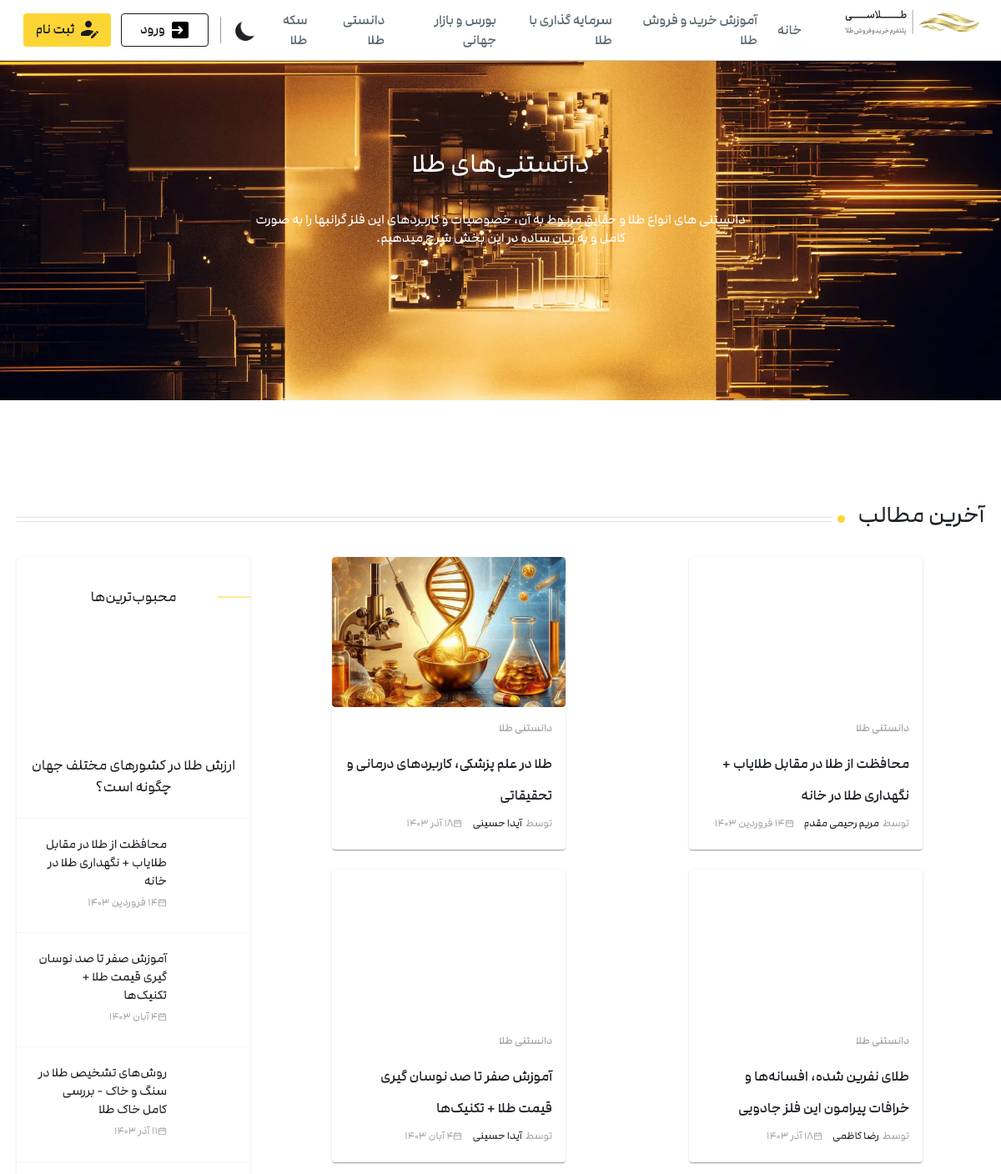
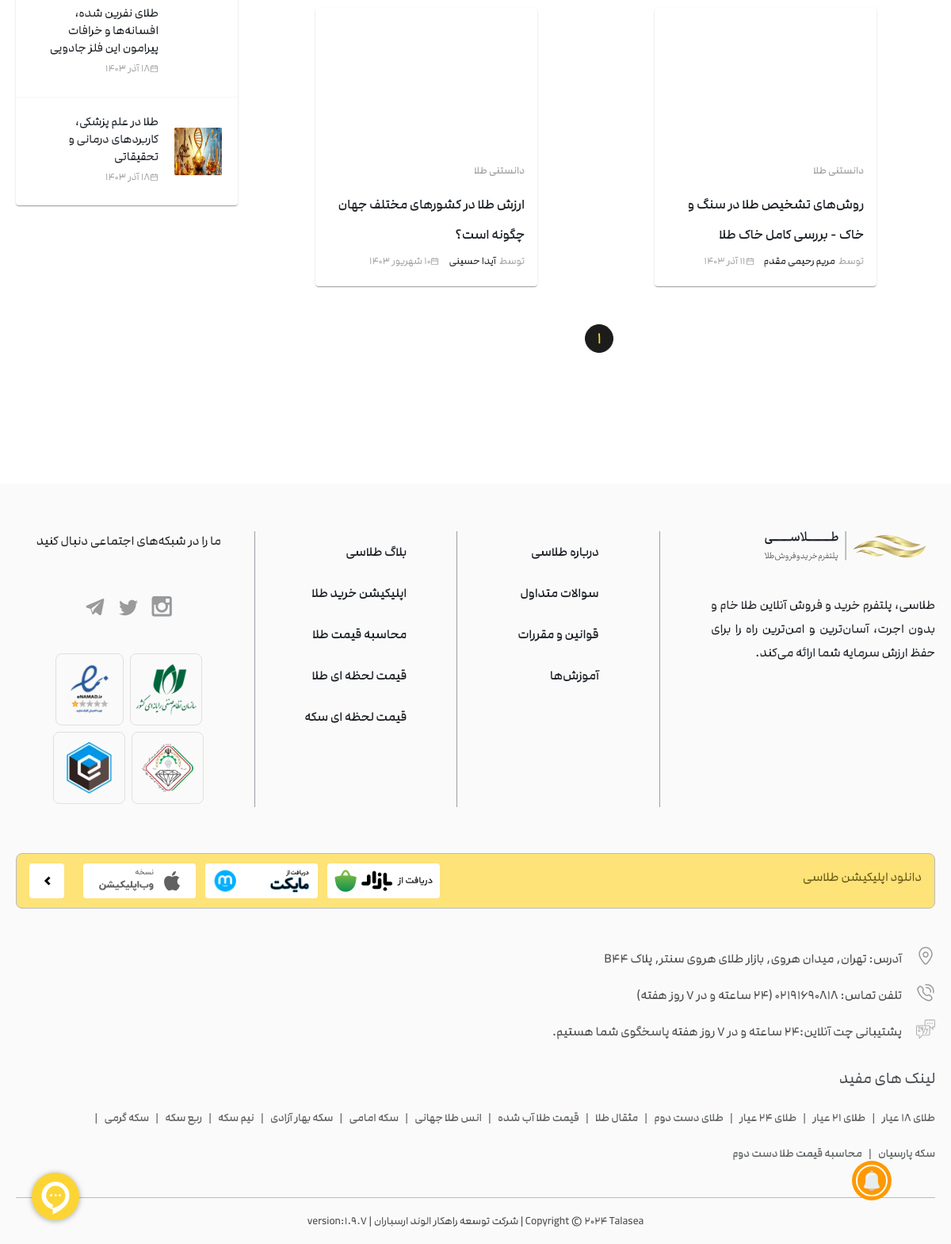
Screenshot of /blogs/knowledge with the database file from the repository (2 pictures, top to bottom).
### blog/models.py (models this page shows, shortened)
class Blog(models.Model):
    title = models.CharField(max_length=200)
    author = models.ForeignKey("Blog_author",on_delete=models.CASCADE)
    text = MarkdownxField(null=True, blank=True)
    created = models.DateTimeField(auto_now_add=True)
    blogid = models.UUIDField(default=uuid.uuid4,primary_key=True,
                              unique=True,editable=False)
    blog_image = models.ImageField(default="golzaaar.webp")
    day = models.PositiveSmallIntegerField(
        validators=[MinValueValidator(1), MaxValueValidator(30)]
    )
    month = models.CharField(choices=MONTHS, max_length=50)
    year = models.IntegerField()
    view_count = models.PositiveIntegerField(default=0)
    subject  = models.CharField(choices=PHRASES, max_length=50,default="دانستنی طلا")

class Blog_author(models.Model):
    name = models.CharField(max_length=200)
    authorid = models.UUIDField(default=uuid.uuid4,primary_key=True,
                              unique=True,editable=False)
    discription = models.TextField(null=True,blank=True)
    author_img = models.ImageField()

### blog/views.py (the view)
# urls.py: path("blogs/knowledge", views.know, name="دانستنی طلا")
def know(request):
    latest = Blog.objects.filter(subject="دانستنی طلا").order_by("-created")
    best_rated = Blog.objects.filter(subject="دانستنی طلا").annotate(average_rating=Avg('ratings__rating')).order_by('-average_rating').first()
    best_rateds = Blog.objects.filter(subject="دانستنی طلا").annotate(average_rating=Avg('ratings__rating')).order_by('-average_rating')[1:9]
    p = Paginator(latest, 11)
    page = request.GET.get("page")
    items = p.get_page(page)
    return render(request, "know.html", {"latest": items, "best_rated": best_rated, "best_rateds": best_rateds})

### templates/know.html (shortened to what this page needs)
{% extends "base_blog.html" %} {% block content %} {% load static %}
<div class="big-container">
  <div class="bigin">
    <img alt="مقالات مربوط به آموزش خرید و فروش طلا" loading="lazy" width="1600"
    height="478" decoding="async" data-nimg="1" class="big_img" src="{% static "img/know.webp" %}" style="color: transparent" />
    <h1 class="title_blog">دانستنی‌های طلا</h1>
    <h2 class="dis_blog">
        دانستنی های انواع طلا و حقایق مربوط به آن، خصوصیات و کاربردهای این فلز گرانبها را به صورت کامل و به زبان ساده در این بخش شرح میدهیم.
    </h2>
  </div>
</div>
  <section class="wp-page-container">
    <div class="wp-page-content">
      <div class="allArticles_recentArticles">
        <div class="sectionTitle_sectionTopTitle">
          <h3>آخرین مطالب</h3>
          <div class="sectionTitle_titleDot"></div>
          <div class="sectionTitle_titleLines">
            <div class="sectionTitle_titleLine"></div>
            <div class="sectionTitle_titleLine"></div>
          </div>
        </div>
        <div class="allArticles_recentArticlesBody">
          <div class="allArticles_allArticles">
            <div class="allArticles_allArticlesContent">
              {% for blog in latest %}
              <div class="allArticles_contentContainer__BqTNO">
                <article class="allArticles_content__F1GyD">
                  <a
                    class="allArticles_imgContent__vW18z"
                    href="{% url "blog" blog.blogid %}"
                    ><img
                      alt="{{blog.title}}"
                      loading="lazy"
                      width="312"
                      height="244"
                      decoding="async"
                      data-nimg="1"
                      class="efect-img"
                      src="{{blog.blog_image.url}}"
                      style="color: transparent"
                  /></a>
                  <div class="allArticles_contentTexts__IJt4L">
                    <a class="main_categoryLink" href="/mag/facts"
                      >{{blog.subject}}</a
                    >
                    <h2 class="main_title__LBSV_">
                      <a
                        href="{% url "blog" blog.blogid %}"
                        class="underline-hover-effect2"
                        >{{blog.title}}</a
                      >
                    </h2>
                    <ul class="moreItem_moreData">
                      <div class="moreItem_moreDataContent__dF8j_">
                        <a
                          class="moreItem_moreDataItem__pSgI3"
                          href="/mag/@marzieh"
                          ><span>توسط</span
                          ><span class="moreItem_author2">{{blog.author.name}}</span></a
                        >
                      </div>
                      <div class="moreItem_moreDataContent__dF8j_">
                        <li class="moreItem_moreDataItem__pSgI3">
                          <img
                            alt="تاریخ انتشار مقاله"
                            loading="lazy"
                            width="11"
                            height="11"
                            decoding="async"
                            data-nimg="1"
                            src="{% static "img/calender.svg" %}"
                            style="color: transparent"
                          /><span>{{blog.day}} {{blog.month}} {{blog.year}}</span>
                        </li>
                      </div>
                    </ul>
                  </div>
                </article>
              </div>
              {% endfor %}
              </div>
              <div class="pagination_container">
                <a class="pagination_current" href="#">{{latest.number}}</a>
            </div>
          </div>
          <div class="allArticles_leftData">
            <div class="sideItem_sideItem">
              <div class="sideItem_sideTitle">
                <span>محبوب‌ترین‌ها</span>
              </div>
              {% if best_rated %}
              <a
                class="sideItem_firstItem__GxelP"
                href="{% url "blog" best_rated.blogid %}"
                ><div class="sideItem_firstItemImg__JFAeB">
                  <img
                    alt="{{best_rated.title}}"
                    loading="lazy"
                    width="100"
                    height="100"
                    decoding="async"
                    data-nimg="1"
                    src="{{best_rated.blog_image.url}}"
                    style="color: transparent"
                  />
                </div>
                <h3>{{best_rated.title}}</h3></a
              >
              {% endif %}
              {% for best_rateds in best_rateds %}
              <a
                class="sideItem_insideItem__1CXAr"
                href="{% url "blog" best_rateds.blogid %}"
                ><div class="sideItem_sideItemImg__I3bBB">
                  <img
                    alt="{{best_rateds.title}}"
                    loading="lazy"
                    width="60"
                    height="60"
                    decoding="async"
                    data-nimg="1"
                    src="{{best_rateds.blog_image.url}}"
                    style="color: transparent"
                  />
                </div>
                <div class="sideItem_sideTexts">
                  <h3>
                    {{best_rateds.title}}
                  </h3>
                  <ul class="moreItem_moreData moreItem_onBanner__6fODc">
                    <div class="moreItem_moreDataContent__dF8j_">
                      <li class="moreItem_moreDataItem__pSgI3">
                        <img
                          alt="تاریخ انتشار مقاله"
                          loading="lazy"
                          width="11"
                          height="11"
                          decoding="async"
                          data-nimg="1"
                          src="{% static "img/calender.svg" %}"
                          style="color: transparent"
                        /><span>{{best_rateds.day}} {{best_rateds.month}} {{best_rateds.year}}</span>
                      </li>
                    </div>
                  </ul>
                </div></a
              >
              {% endfor %}
            </div>
          </div>
        </div>
      </div>
    </div>
  </section>
{% endblock content %}

### rows the page displays
Blog: blog_image (picture), subject "دانستنی طلا", title "محافظت از طلا در مقابل طلایاب + نگهداری طلا در خانه", author.name "مریم رحیمی مقدم", month "فروردین", year "1403"
Blog: blog_image (picture), subject "دانستنی طلا", title "طلا در علم پزشکی، کاربردهای درمانی و تحقیقاتی", author.name "آیدا حسینی", day "18", month "آذر", year "1403"
Blog: blog_image (picture), subject "دانستنی طلا", title "طلای نفرین شده، افسانه‌ها و خرافات پیرامون این فلز جادویی", author.name "رضا کاظمی", day "18", month "آذر", year "1403"
Blog: blog_image (picture), subject "دانستنی طلا", title "آموزش صفر تا صد نوسان گیری قیمت طلا + تکنیک‌ها", author.name "آیدا حسینی", day "4", month "آبان", year "1403"
Blog: blog_image (picture), subject "دانستنی طلا", title "روش‌های تشخیص طلا در سنگ و خاک - بررسی کامل خاک طلا", author.name "مریم رحیمی مقدم", day "11", month "آذر", year "1403"
Blog: blog_image (picture), subject "دانستنی طلا", title "ارزش طلا در کشورهای مختلف جهان چگونه است؟", author.name "آیدا حسینی", month "شهریور", year "1403"

### other values shown
{{ latest.number }} "1"
